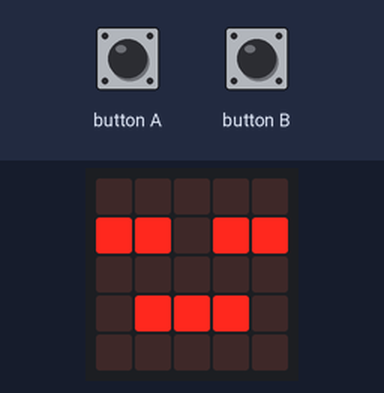
The program below on a simulated BBC micro:bit (MakeCode). Parts: the board's 5×5 LED display. The test bench sets the inputs (shaded band).

Above: at 1.2 s.
1.3 s: button A pressed for 0.15 s
At 2.8 s:
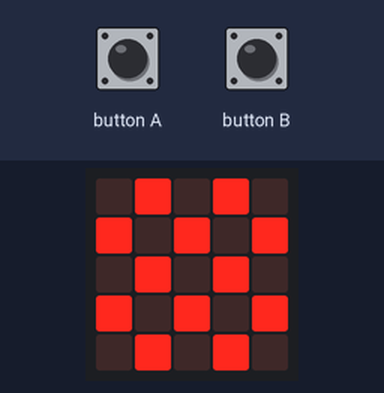
3.1 s: button B pressed for 0.15 s
At 5.5 s:
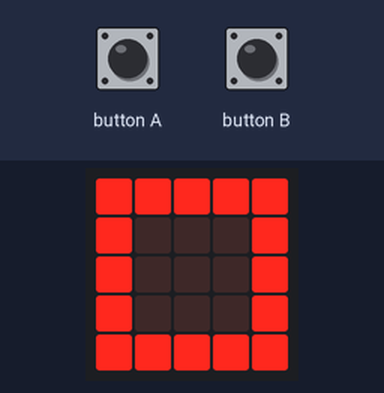
At 10.3 s:
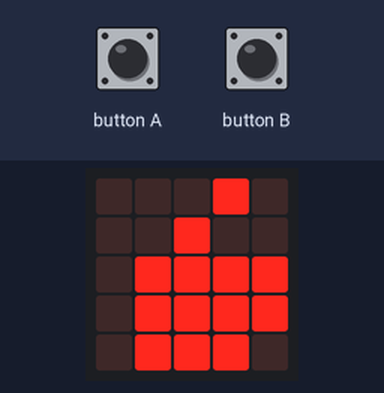
Timing chart, 0 to 11.8 s (numbered marks = the images above; inputs shaded):
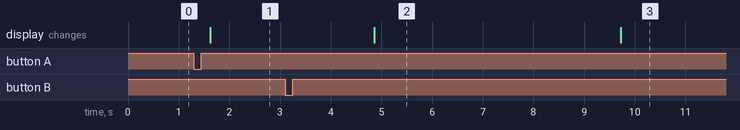

The program:

main.ts
```typescript
let zustand = 0
let timer = 0
input.onButtonPressed(Button.A, function () {
    if (zustand == 0) {
        zustand = 1
    } else if (zustand == 1 || zustand == 3) {
        zustand = 0
    }
})
input.onButtonPressed(Button.B, function () {
    if (zustand == 1) {
        zustand = 2
        timer = control.millis() + 5000
    } else if (zustand == 3) {
        zustand = 0
    }
})
basic.forever(function () {
    if (zustand == 0) {
        basic.showIcon(IconNames.Asleep)
    } else if (zustand == 1) {
        basic.showIcon(IconNames.Chessboard)
    } else if (zustand == 2) {
        basic.showIcon(IconNames.Square)
        if (control.millis() > timer) {
            zustand = 3
        }
    } else if (zustand == 3) {
        basic.showLeds(`
            . . . # .
            . . # . .
            . # # # #
            . # # # #
            . # # # .
            `)
    }
    basic.pause(1000)
})
```

test.ts
```typescript
// Hier kann man Tests durchführen; diese Datei wird nicht kompiliert, wenn dieses Paket als Erweiterung verwendet wird.
```

Measured:
- after the input at 1.3 s, the display: changes after 0.32 s (image 1)
- after the input at 3.1 s, the display: changes after 1.8 s (image 2)
- what the display in image 2 shows lasts 4.8 s, from 4.9 s to 9.7 s
